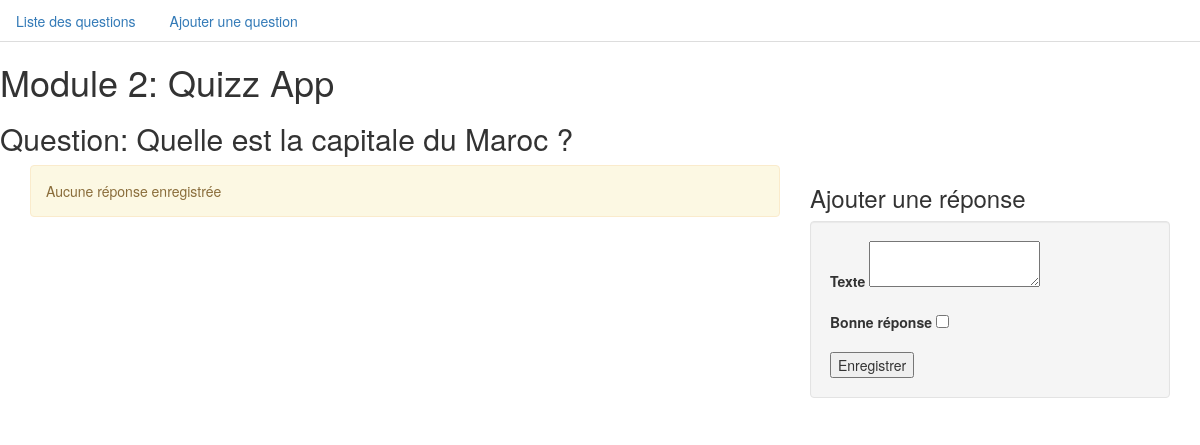
Page /?route=answer/manage&id_question=10 on the earlier database version.
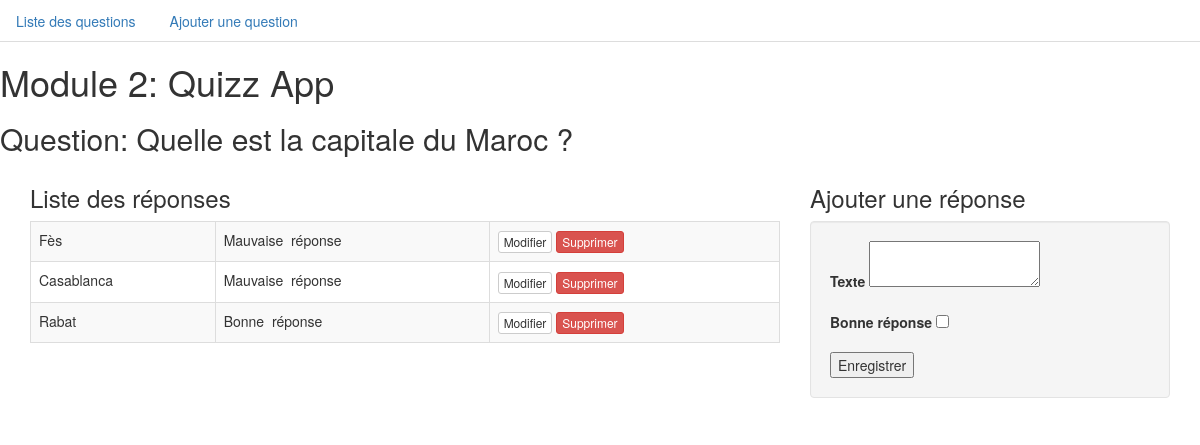
Same page on the later database version.
### tables this page shows
CREATE TABLE `question` (
  `id` int(11) NOT NULL,
  `title` varchar(255) NOT NULL,
  `category` varchar(100) NOT NULL,
  `level` tinyint(4) NOT NULL
);

CREATE TABLE `answer` (
  `id` int(11) NOT NULL,
  `body` text NOT NULL,
  `correct` tinyint(1) NOT NULL,
  `id_question` int(11) NOT NULL
);

### answer/manage.php (the view, shortened to what this page needs)
<?php
if (isset($_GET['id_question'])) {
  $id_question = $_GET['id_question'];
  $query = $db->prepare(
    ' SELECT title
      FROM question
      WHERE id = :id_question
    ');
  $query->execute(array(
    ':id_question' => intval($id_question)
  ));
  $title = $query->fetch(PDO::FETCH_OBJ)->title;
  $query2 = $db->prepare(
    ' SELECT id, body, correct
      FROM answer
      WHERE id_question = :id_question
    ');
  $query2->execute(array(
    ':id_question' => $id_question
  ));
  $answers = $query2->fetchAll(PDO::FETCH_OBJ);
}
?>
<h2>Question: <?=$title ?></h2>
<div class="container">
  <div class="row">
    <div class="col-md-8">
      <?php if(sizeof($answers) == 0): ?>
        <p class="alert alert-warning">Aucune réponse enregistrée</p>
      <?php else: ?>
        <h3>Liste des réponses</h3>
        <table class="table table-bordered table-striped">
          <?php foreach($answers as $answer): ?>
            <tr>
              <td><?=$answer->body ?></td>
              <td>
                <?= ($answer->correct == 1) ? 'Bonne' : 'Mauvaise'; ?>
                &nbsp;réponse
              </td>
              <td>
                <?php
                  $url = '?route=answer/delete&id_answer=' . $answer->id;
                  $url .= '&id_question=' . $id_question;
                ?>
                <a
                  class="btn btn-default btn-xs"
                  href="">Modifier</a>
                <a
                  class="btn btn-danger btn-xs"
                  href="<?= $url ?>">Supprimer</a>
              </td>
            </tr>
          <?php endforeach ?>
        </table>
      <?php endif ?>
    </div>
    <div class="col-md-4">
      <h3>Ajouter une réponse</h3>
      <form method="POST" class="well">
        <div class="form-group">
          <label for="body">Texte</label>
          <textarea name="body" required></textarea>
        </div>
        <div class="form-group">
          <label for="correct">Bonne réponse</label>
          <input type="checkbox" name="correct"/>
        </div>
        <input type="submit" name="submit" value="Enregistrer">
      </form>
    </div>
  </div>
</div>

### index.php (shortened to what this page needs)
<?php
include('routes.php');
if (isset($_GET['route'])) {
  $route = $_GET['route'];
}
?>
<!DOCTYPE html>
<html>
  <head>
    <link rel="stylesheet" href="https://maxcdn.bootstrapcdn.com/bootstrap/3.3.7/css/bootstrap.min.css">
  </head>
  <body>
    <header>
      <nav>
        <ul class="nav nav-tabs">
          <li><a href="?route=question/list">Liste des questions</a></li>
          <li><a href="?route=question/add">Ajouter une question</a></li>
        </ul>
      </nav>
    </header>
    <h1>Module 2: Quizz App</h1>
    <?php
    if (isset($route)) include($routes[$route]);
    ?>
  </body>
</html>

Differences in the rows shown:
added answer: body "Fès", correct "Mauvaise"
added answer: body "Casablanca", correct "Mauvaise"
added answer: body "Rabat", correct "Bonne"
Other differences:
text no longer shown: "Aucune réponse enregistrée"
text now shown: "Liste des réponses"
